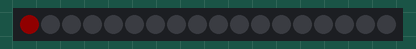
Recording of a sketch running on a simulated Arduino Uno, built with avr-gcc and run on an emulated ATmega328P. On the bench: 18 RGB LEDs in strip order, left to right. Dim RGB values are drawn brighter than linear; the strip is taken to match the declared colour order; random numbers use the default seed unless the sketch sets one.

Above: at 0.15 s.
At 5.27 s:
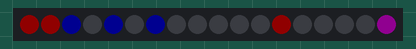
At 10.39 s:
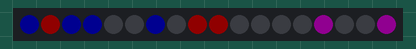
At 20.63 s:
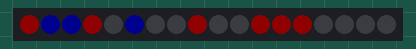
At 29.97 s:
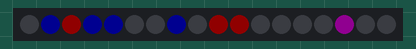
At 39.6 s:
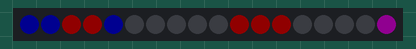

The sketch:

leddriver.ino
```cpp
//
// leddriver.ino Drives LEDs in the Cs beam tube son et lumiere
//

// The MIT License (MIT)
//
// Copyright (c)  2019  Michael J. Wouters
//
// Permission is hereby granted, free of charge, to any person obtaining a copy
// of this software and associated documentation files (the "Software"), to deal
// in the Software without restriction, including without limitation the rights
// to use, copy, modify, merge, publish, distribute, sublicense, and/or sell
// copies of the Software, and to permit persons to whom the Software is
// furnished to do so, subject to the following conditions:
//
// The above copyright notice and this permission notice shall be included in
// all copies or substantial portions of the Software.
//
// THE SOFTWARE IS PROVIDED "AS IS", WITHOUT WARRANTY OF ANY KIND, EXPRESS OR
// IMPLIED, INCLUDING BUT NOT LIMITED TO THE WARRANTIES OF MERCHANTABILITY,
// FITNESS FOR A PARTICULAR PURPOSE AND NONINFRINGEMENT. IN NO EVENT SHALL THE
// AUTHORS OR COPYRIGHT HOLDERS BE LIABLE FOR ANY CLAIM, DAMAGES OR OTHER
// LIABILITY, WHETHER IN AN ACTION OF CONTRACT, TORT OR OTHERWISE, ARISING FROM,
// OUT OF OR IN CONNECTION WITH THE SOFTWARE OR THE USE OR OTHER DEALINGS IN
// THE SOFTWARE.

#include <Adafruit_NeoPixel.h>

#define  PIN 6
#define  NPIXELS 18
#define  NSEQ  64

// Parameter 1 = number of pixels in strip
// Parameter 2 = pin number (most are valid)
// Parameter 3 = pixel type flags, add together as needed:
//   NEO_RGB     Pixels are wired for RGB bitstream
//   NEO_GRB     Pixels are wired for GRB bitstream
//   NEO_KHZ400  400 KHz bitstream (e.g. FLORA pixels)
//   NEO_KHZ800  800 KHz bitstream (e.g. High Density LED strip)
Adafruit_NeoPixel strip = Adafruit_NeoPixel(NPIXELS, PIN, NEO_RGB + NEO_KHZ800);

uint8_t seqcnt=0;
uint8_t pixstate[NPIXELS];
uint8_t randseq[NSEQ];

#define BSEL1 3 // pixel position of first B-field state selector
#define BSTOP1  7
#define PULSE1 14

int cnt = 0;
uint32_t start=0;

void setup() {
  // Generate a sequence of random states that is cycled through
  for (uint8_t n=0;n<NSEQ;n++)
    randseq[n] = random(0,3);
  for (uint8_t n=0;n<NPIXELS;n++)
    pixstate[n]=0; // all off
  strip.begin();
  strip.show(); // initialize all pixels to 'off'
  Serial.begin(9600);
  start=millis();
}

void loop() {


  // If you work backwards you don't need no stinkin' temporaries

  // SEGMENT 4: atoms in superposition after first Ramsey pulse
  for (uint8_t n=17;n>PULSE1;n--){
    pixstate[n]=pixstate[n-1];
  }
  if (pixstate[PULSE1-1]>0)
    pixstate[PULSE1] = 3;
  else
    pixstate[PULSE1] = 0;

  // SEGMENT 3: atoms in lower state moving between selector 1 and first Ramsey pulse
  for (uint8_t n=PULSE1 - 1 ;n > BSTOP1+1;n--){
    pixstate[n]=pixstate[n-1];
  }
  if (pixstate[BSEL1]==1)
    pixstate[BSTOP1+1] = 1;
  else
    pixstate[BSTOP1+1] = 0;


  // SEGMENT 2: deflected atoms in upper state
  for (uint8_t n=BSTOP1 ;n > BSEL1 + 1;n--){
    pixstate[n]=pixstate[n-1];
  }
  if (pixstate[BSEL1]==2)
    pixstate[BSEL1+1] = 2;
  else
    pixstate[BSEL1+1] = 0;

  // SEGMENT 1
  for (uint8_t n=BSEL1 ;n >=1;n--){
    pixstate[n]=pixstate[n-1];
  }

  // Inject a new particle with 'random' state
  pixstate[0] = randseq[seqcnt];

  // Set all pixel colours
  for (uint8_t n=0;n<NPIXELS;n++){
    if (pixstate[n]==0)
      strip.setPixelColor(n, strip.Color(0, 0, 0));
    else if (pixstate[n]==1)
      strip.setPixelColor(n, strip.Color(16, 0, 0));
    else if (pixstate[n]==2)
      strip.setPixelColor(n, strip.Color(0, 0, 16));
    else if (pixstate[n]==3)
      strip.setPixelColor(n, strip.Color(16, 0, 16));
  }

  seqcnt++;
  if (seqcnt == NSEQ) seqcnt = 0;
  strip.show();
  cnt++;
  if (cnt==100){ // 75 ms for 100 iterations
    //Serial.print(millis()-start);
    start=millis();
    cnt=0;
  }
  delay(300);

}
```
